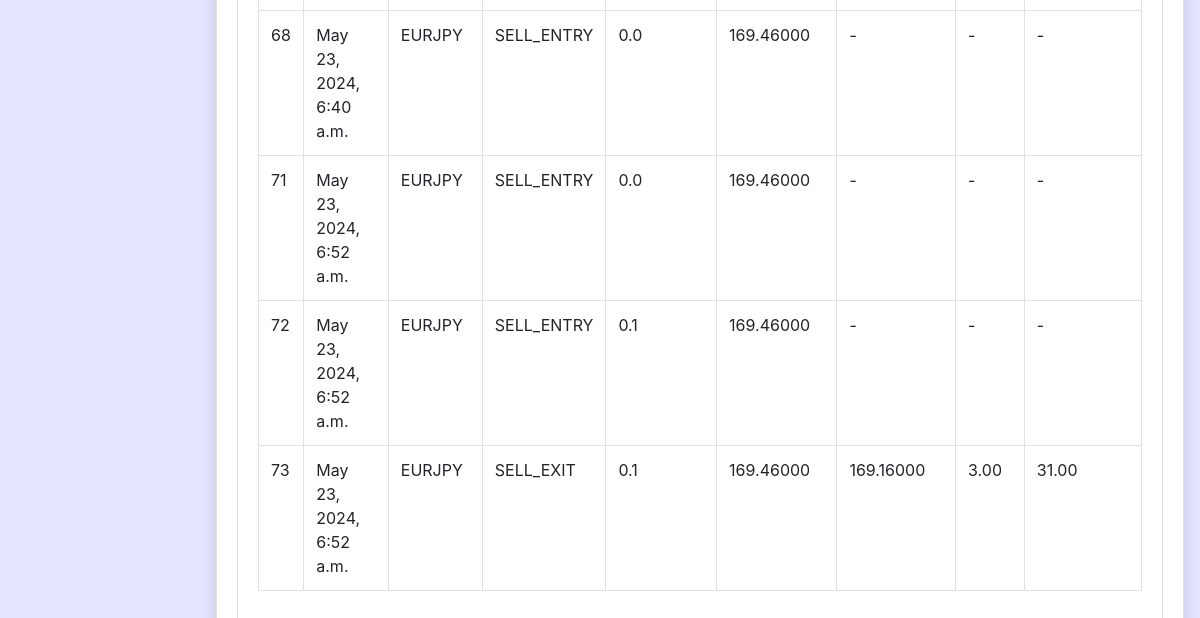
The app's page /admin_thistory/ (signed in, lower part), older data.
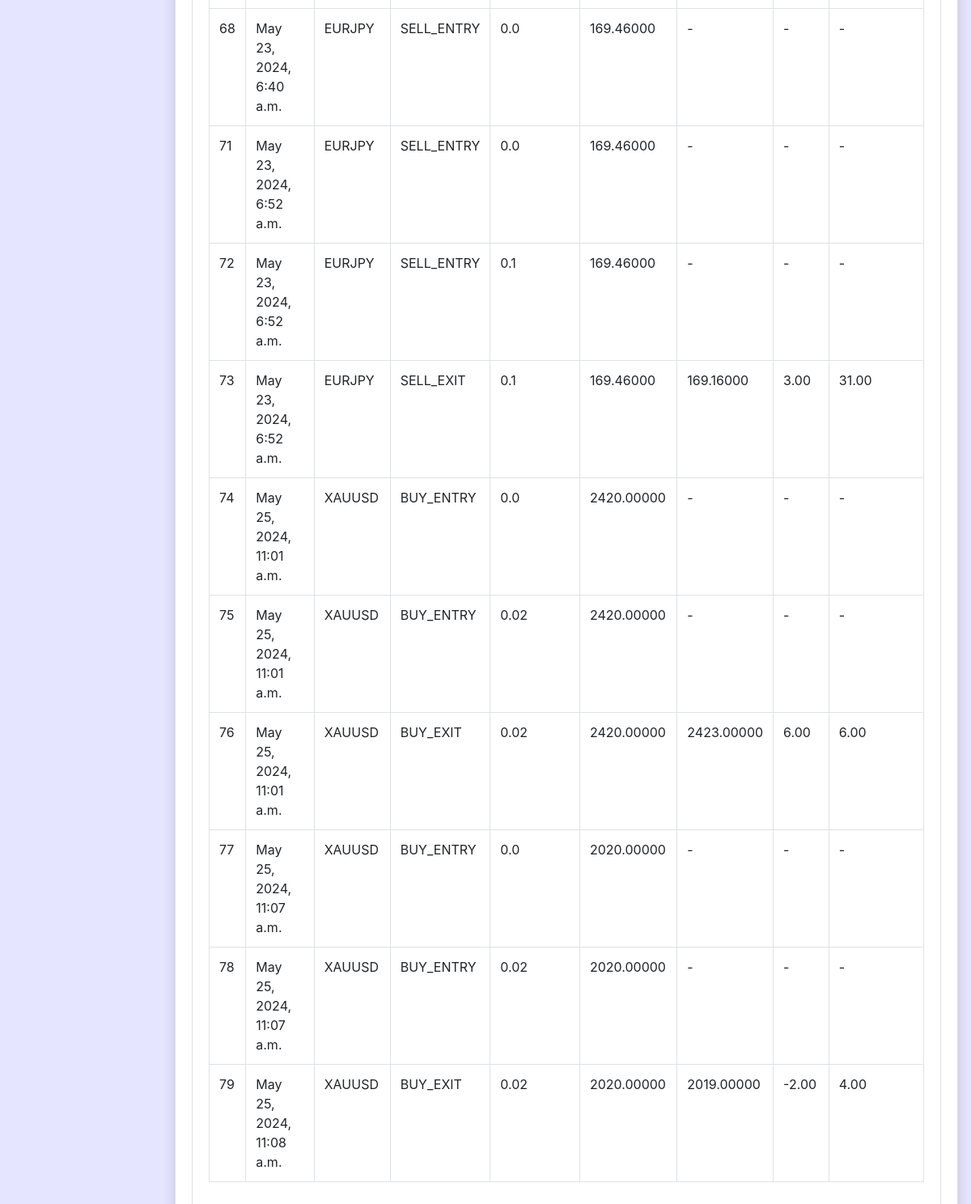
The same page, newer data.
### myapp/models.py (models this page shows)
class ClientSignal(models.Model):
    user = models.ForeignKey(User, on_delete=models.CASCADE , blank=True, null=True)
    admin = models.CharField(max_length=50, blank=True, null=True)
    client_id = models.CharField(max_length=50, blank=True, null=True)
    message_id = models.CharField(max_length=50, blank=True, null=True)
    ids = models.CharField(max_length=50, blank=True, null=True)
    SYMBOL = models.ForeignKey(SYMBOL, on_delete=models.CASCADE, related_name='client_signals')
    TYPE_CHOICES = (
        ('BUY_ENTRY', 'BUY_ENTRY'),
        ('BUY_EXIT', 'BUY_EXIT'),
        ('SELL_ENTRY', 'SELL_ENTRY'),
        ('SELL_EXIT', 'SELL_EXIT'),
    )
    TYPE = models.CharField(max_length=10, choices=TYPE_CHOICES)
    QUANTITY = models.FloatField(null=True, blank=True)
    ENTRY_PRICE = models.DecimalField(max_digits=12, decimal_places=5,null=True,blank=True)
    EXIT_PRICE = models.DecimalField(max_digits=12, decimal_places=5,null=True,blank=True)
    profit_loss =  models.DecimalField(max_digits=10, decimal_places=2,null=True,blank=True)
    cumulative_pl =  models.DecimalField(max_digits=10, decimal_places=2,null=True,blank=True)
    created_at = models.DateTimeField(auto_now_add=True)

class SYMBOL(models.Model):
      user = models.ForeignKey(User, on_delete=models.CASCADE , blank=True, null=True)
      SYMBOL = models.CharField(max_length=10)
      created_at = models.DateTimeField(auto_now_add=True)
      def __str__(self):
        return self.SYMBOL

### myapp/views.py (the view)
# urls.py: path('admin_thistory/',views.admin_thistory, name='admin_thistory'),
def admin_thistory(request):
    if not request.user.is_authenticated:
        return redirect('admin_login')
    clientsignal = ClientSignal.objects.all()
    return render(request,'admin_thistory.html',locals())

### myapp/templates/admin_thistory.html (shortened to what this page needs)
{% extends 'admin_base.html' %}
{% block main %}
<div class="content">
    <div class="row">
      <div class="col-sm md lg xl xxl-12">
        <div class="card">
          <div class="card-body">
            <div class="table-responsive table-container">
              <table class="table tablesorter table-bordered table-hover" id="example">
                <tbody>
                  {% for signal in clientsignal %}
                  <tr>
                      <td>{{ signal.id }}</td>
                      <td>{{ signal.created_at }}</td>
                      <td>{{ signal.SYMBOL }}</td>
                      <td>{{ signal.TYPE }}</td>
                      <td>{{ signal.QUANTITY }}</td>
                      <td>{{ signal.ENTRY_PRICE }}</td>
                      <td>{{ signal.EXIT_PRICE }}</td>
                      <td>{{ signal.profit_loss }}</td>
                      <td>{{ signal.cumulative_pl }}</td>
                  </tr>
                  {% endfor %}
                 </tbody>
              </table>
            </div>
          </div>
        </div>
      </div>
    </div>
  </div>
{% endblock %}

### myapp/templates/admin_base.html (shortened to what this page needs)
{% load static %}
<!doctype html>
<html lang="en">
  <head>
    <link rel="stylesheet" href="https://cdn.jsdelivr.net/npm/bootstrap@4.5.3/dist/css/bootstrap.min.css">
    <link rel="stylesheet" href="https://cdn.datatables.net/2.0.6/css/dataTables.dataTables.css">
    <link rel="stylesheet" href="https://cdn.datatables.net/buttons/3.0.2/css/buttons.dataTables.css">
  </head>
  <body style="height: 100%;background-color: #c5c5ff6e;">
      <div class="container-fluid">
       <div class="row">
        <div class="col-sm-10 p-2">
            <div class="container-fluid p-2">
                <div class="card shadow" style="min-height: 89vh">
                    <div class="card-body">
                    {% block main %}
                    {% endblock %}
                    </div>
                </div>
                </div>
         </div>
       </div>
    </div>
  </body>
</html>

Row changes from the older to the newer data that the page shows:
added ClientSignal: id "74", created_at "May 25, 2024, 11:01 a.m.", SYMBOL "XAUUSD", TYPE "BUY_ENTRY", QUANTITY "0.0", ENTRY_PRICE "2420.00000"
added ClientSignal: id "75", created_at "May 25, 2024, 11:01 a.m.", SYMBOL "XAUUSD", TYPE "BUY_ENTRY", QUANTITY "0.02", ENTRY_PRICE "2420.00000"
added ClientSignal: id "76", created_at "May 25, 2024, 11:01 a.m.", SYMBOL "XAUUSD", TYPE "BUY_EXIT", QUANTITY "0.02", ENTRY_PRICE "2420.00000", EXIT_PRICE "2423.00000", profit_loss "6.00", cumulative_pl "6.00"
added ClientSignal: id "77", created_at "May 25, 2024, 11:07 a.m.", SYMBOL "XAUUSD", TYPE "BUY_ENTRY", QUANTITY "0.0", ENTRY_PRICE "2020.00000"
added ClientSignal: id "78", created_at "May 25, 2024, 11:07 a.m.", SYMBOL "XAUUSD", TYPE "BUY_ENTRY", QUANTITY "0.02", ENTRY_PRICE "2020.00000"
added ClientSignal: id "79", created_at "May 25, 2024, 11:08 a.m.", SYMBOL "XAUUSD", TYPE "BUY_EXIT", QUANTITY "0.02", ENTRY_PRICE "2020.00000", EXIT_PRICE "2019.00000", profit_loss "-2.00", cumulative_pl "4.00"
